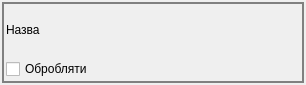
<?xml version="1.0" encoding="UTF-8"?>
<ui version="4.0">
 <class>Form</class>
 <widget class="QWidget" name="Form">
  <property name="geometry">
   <rect>
    <x>0</x>
    <y>0</y>
    <width>306</width>
    <height>85</height>
   </rect>
  </property>
  <property name="minimumSize">
   <size>
    <width>0</width>
    <height>50</height>
   </size>
  </property>
  <property name="windowTitle">
   <string>Form</string>
  </property>
  <layout class="QGridLayout" name="gridLayout_2">
   <property name="leftMargin">
    <number>2</number>
   </property>
   <property name="topMargin">
    <number>2</number>
   </property>
   <property name="rightMargin">
    <number>2</number>
   </property>
   <property name="bottomMargin">
    <number>2</number>
   </property>
   <item row="0" column="0">
    <widget class="QFrame" name="frame">
     <property name="styleSheet">
      <string notr="true">QFrame{
border: 2px solid gray;
}</string>
     </property>
     <property name="frameShape">
      <enum>QFrame::StyledPanel</enum>
     </property>
     <property name="frameShadow">
      <enum>QFrame::Raised</enum>
     </property>
     <layout class="QGridLayout" name="gridLayout">
      <property name="leftMargin">
       <number>2</number>
      </property>
      <property name="topMargin">
       <number>2</number>
      </property>
      <property name="rightMargin">
       <number>2</number>
      </property>
      <property name="bottomMargin">
       <number>2</number>
      </property>
      <item row="0" column="0">
       <layout class="QVBoxLayout" name="verticalLayout">
        <item>
         <layout class="QHBoxLayout" name="horizontalLayout">
          <item>
           <widget class="QLabel" name="label">
            <property name="minimumSize">
             <size>
              <width>0</width>
              <height>0</height>
             </size>
            </property>
            <property name="styleSheet">
             <string notr="true">QLabel{
border: none;
}</string>
            </property>
            <property name="text">
             <string>Назва</string>
            </property>
           </widget>
          </item>
         </layout>
        </item>
        <item>
         <layout class="QHBoxLayout" name="horizontalLayout_3">
          <item>
           <widget class="QCheckBox" name="checkBox">
            <property name="text">
             <string>Обробляти</string>
            </property>
           </widget>
          </item>
         </layout>
        </item>
       </layout>
      </item>
     </layout>
    </widget>
   </item>
  </layout>
 </widget>
 <resources/>
 <connections/>
</ui>
